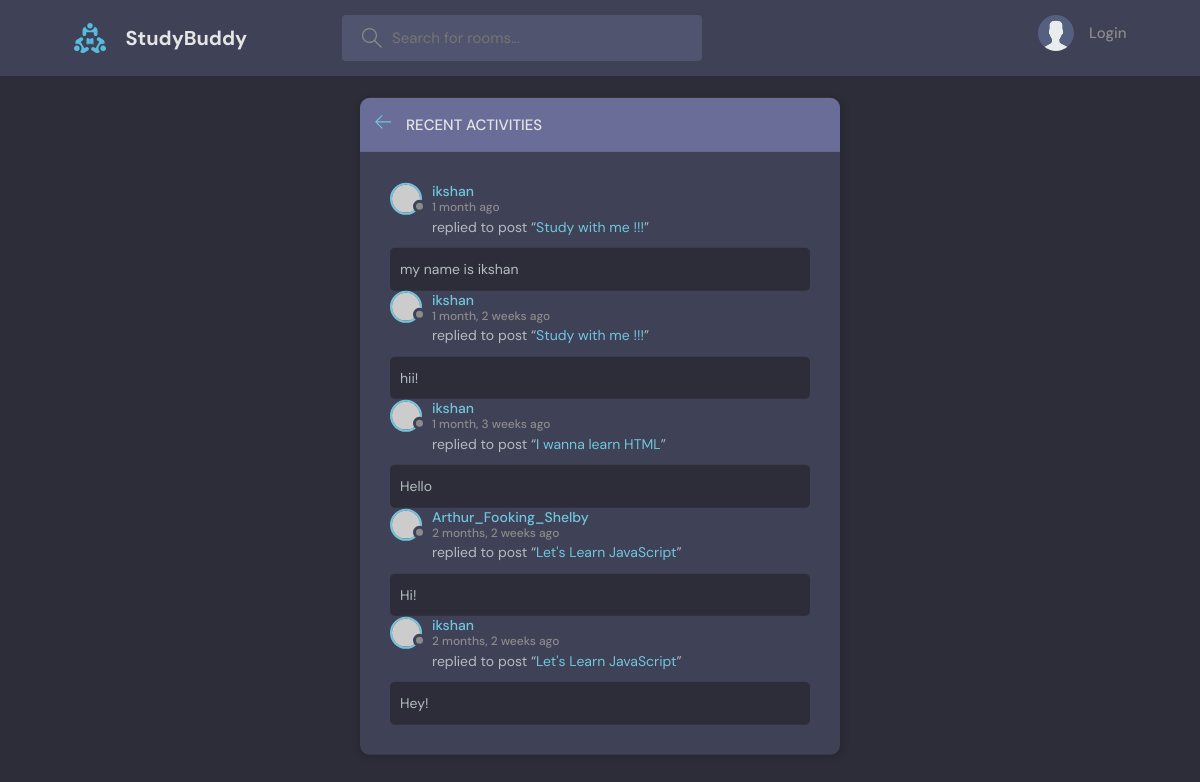
/activities/, run on an earlier commit of the app's database.
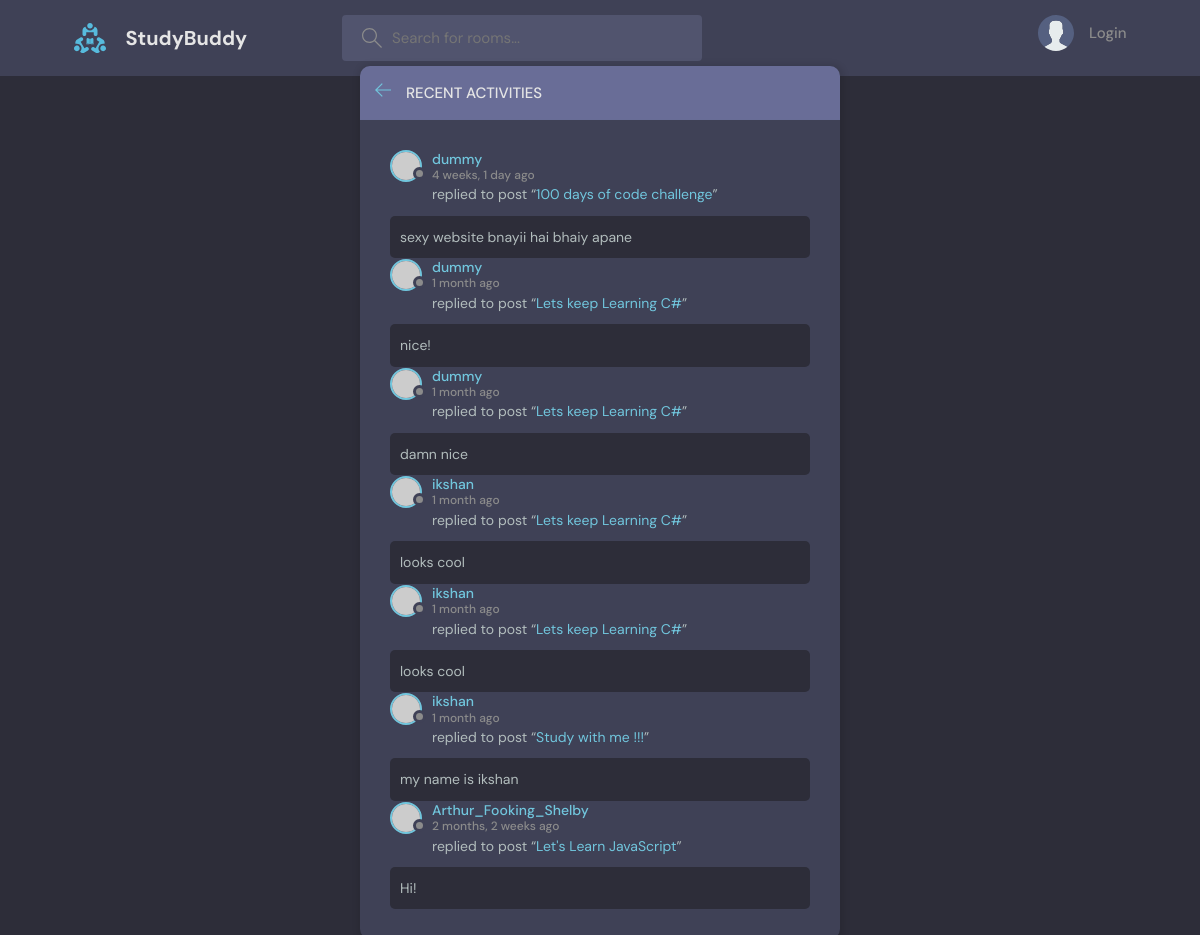
And on a later commit of the database.
### base/models.py (models this page shows, shortened)
class Message(models.Model): #the chatbot messages model
    user = models.ForeignKey(User, on_delete=models.CASCADE)
    room =  models.ForeignKey(Room, on_delete=models.CASCADE) #this establishes a relationship between the parent model i.e the room and a child model which in this case is the message model, and ondelete we are cascading it i.e deleting all the messages if a room is deleted
    body = models.TextField()
    updated = models.DateTimeField(auto_now=True)
    created = models.DateTimeField(auto_now_add=True)
    class Meta:
        ordering = ['-updated','-created']

class Room(models.Model):
    host = models.ForeignKey(User, on_delete=models.SET_NULL, null=TRUE)
    topic = models.ForeignKey(Topic, on_delete=models.SET_NULL, null=TRUE)# A room can have only one topic
    name=models.CharField(max_length=200)
    description=models.TextField(null=True, blank = True) #black =true means that if we make it a form then this feild can still be empty and not give any error
    participants =  models.ManyToManyField(User, related_name='participants', blank=True) #we are creating a many to many field
    updated= models.DateTimeField(auto_now=True) # auto now = true takes a snapshot everytime we save
    created = models.DateTimeField(auto_now_add=True)# auto now add= true takes only the snapshot at the first instance and after that even if we save again, it wont take another snapshot
    class Meta:
        ordering = ['-updated','-created'] #we do this to make sure that when we opst anything using the room_frm, the newst thingy comes at the top

### base/views.py (the view)
# urls.py: path('activities/',views.activityPage,name="activities"),
def activityPage(request):
    room_messages=Message.objects.all()
    context={'room_messages':room_messages}
    return render(request,'base/activity.html',context)

### base/templates/base/activity.html (shortened to what this page needs)
{% extends 'main.html' %}
{% block content %}
  <main class="layout">
    <div class="container">
      <div class="layout__box">
        <div class="layout__boxHeader">
          <div class="layout__boxTitle">
            <a href="{{request.META.HTTP_REFERER}} %}">
              <svg version="1.1" xmlns="http://www.w3.org/2000/svg" width="32" height="32" viewBox="0 0 32 32">
                <title>arrow-left</title>
                <path
                  d="M13.723 2.286l-13.723 13.714 13.719 13.714 1.616-1.611-10.96-10.96h27.625v-2.286h-27.625l10.965-10.965-1.616-1.607z"
                ></path>
              </svg>
            </a>
            <h3>Recent Activities</h3>
          </div>
        </div>
        <div class="activities-page layout__body">
          {% for message in room_messages %}
            <div class="activities__boxHeader roomListRoom__header">
              <a href="{% url 'user-profile' message.user.id %}" class="roomListRoom__author">
                <div class="avatar avatar--small">
                  <img src="https://randomuser.me/api/portraits/women/11.jpg" />
                </div>
                <p>
                  {{message.user}}
                  <span>{{message.created|timesince}} ago</span>
                </p>
              </a>
            </div>
            <div class="activities__boxContent">
              <p>
                replied to post “<a href="{% url 'room' message.room.id %}">{{message.room.name}}</a
                >”
              </p>
              <div class="activities__boxRoomContent">
                {{message.body}}
              </div>
            </div>
          {% endfor %}
        </div>
      </div>
    </div>
  </main>
{% endblock content %}

What changed in the data, as far as the page shows it:
removed Message: user "ikshan", created "1 month, 2 weeks", room.name "Study with me !!!", body "hii!"
removed Message: user "ikshan", created "1 month, 3 weeks", room.name "I wanna learn HTML", body "Hello"
removed Message: user "ikshan", created "2 months, 2 weeks", room.name "Let's Learn JavaScript", body "Hey!"
added Message: user "dummy", created "4 weeks, 1 day", room.name "100 days of code challenge", body "sexy website bnayii hai bhaiy apane"
added Message: user "dummy", created "1 month", room.name "Lets keep Learning C#", body "nice!"
added Message: user "dummy", created "1 month", room.name "Lets keep Learning C#", body "damn nice"
added Message: user "ikshan", created "1 month", room.name "Lets keep Learning C#", body "looks cool"
added Message: user "ikshan", created "1 month", room.name "Lets keep Learning C#", body "looks cool"
